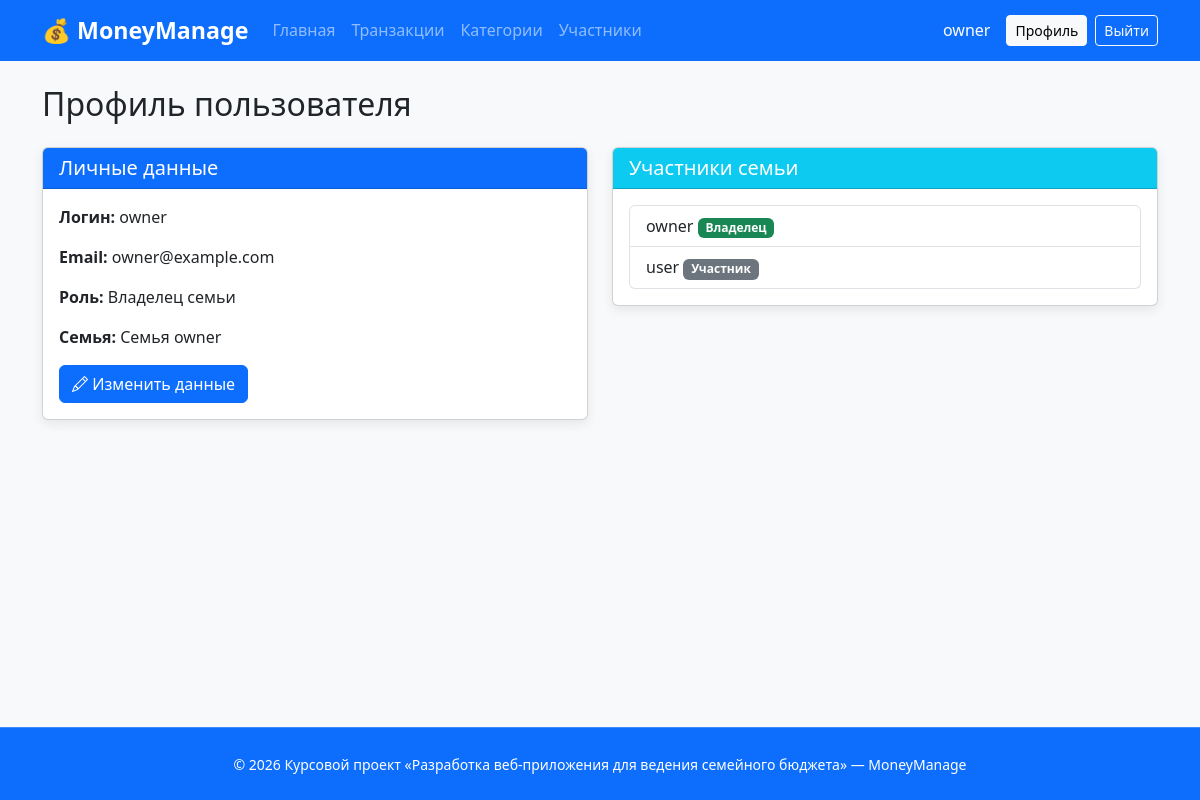
The page /profile (signed in) on the database its author committed.
### project/models.py (models this page shows, shortened)
class User(UserMixin, db.Model):
    __tablename__ = 'user'
    id = db.Column(db.Integer, primary_key=True)
    username = db.Column(db.String(50), unique=True, nullable=False)
    email = db.Column(db.String(100), unique=True, nullable=False)
    password_hash = db.Column(db.String(255), nullable=False)
    role = db.Column(db.String(20), nullable=False, default='member')
    family_id = db.Column(db.Integer, db.ForeignKey('family.id'), nullable=True)
    created_at = db.Column(db.DateTime, default=datetime.utcnow)
    family = db.relationship('Family', back_populates='users')
    transactions = db.relationship('Transaction', back_populates='user', lazy=True, order_by="Transaction.date.desc()")
    user_budgets = db.relationship('UserBudget', back_populates='user', lazy=True)

class Family(db.Model):
    __tablename__ = 'family'
    id = db.Column(db.Integer, primary_key=True)
    name = db.Column(db.String(100), nullable=False)
    invite_code = db.Column(db.String(20), unique=True, nullable=False)
    created_at = db.Column(db.DateTime, default=datetime.utcnow)
    users = db.relationship('User', back_populates='family', lazy=True)
    categories = db.relationship('Category', back_populates='family', lazy=True)
    dashboard_stats = db.relationship('DashboardStats', back_populates='family', lazy=True)

### project/main.py (the view)
@main_bp.route('/profile')
@login_required
def profile():
    family_members = current_user.family.users if current_user.family else []
    return render_template('profile.html', user=current_user, family_members=family_members)

### project/models.py (called while the page is built)
@login_manager.user_loader
def load_user(user_id):
    return User.query.get(int(user_id))

### templates/profile.html (shortened to what this page needs)
{% extends "base.html" %}
{% block content %}
<h2 class="mb-4">Профиль пользователя</h2>
<div class="row">
    <div class="col-md-6">
        <div class="card">
            <div class="card-header bg-primary text-white">
                <h5 class="mb-0">Личные данные</h5>
            </div>
            <div class="card-body">
                <p><strong>Логин:</strong> {{ user.username }}</p>
                <p><strong>Email:</strong> {{ user.email }}</p>
                <p><strong>Роль:</strong>
                    {% if user.role == 'owner' %}
                        Владелец семьи
                    {% elif user.role == 'admin' %}
                        Администратор
                    {% else %}
                        Участник
                    {% endif %}
                </p>
                {% if user.family %}
                <p><strong>Семья:</strong> {{ user.family.name }}</p>
                {% endif %}
                <button class="btn btn-primary" data-bs-toggle="modal" data-bs-target="#editProfileModal">
                    <i class="bi bi-pencil"></i> Изменить данные
                </button>
            </div>
        </div>
    </div>
    <div class="col-md-6">
        <div class="card">
            <div class="card-header bg-info text-white">
                <h5 class="mb-0">Участники семьи</h5>
            </div>
            <div class="card-body">
                <ul class="list-group">
                    {% for member in family_members %}
                    <li class="list-group-item">
                        {{ member.username }}
                        {% if member.role == 'owner' %}
                            <span class="badge bg-success">Владелец</span>
                        {% elif member.role == 'admin' %}
                            <span class="badge bg-danger">Админ</span>
                        {% else %}
                            <span class="badge bg-secondary">Участник</span>
                        {% endif %}
                    </li>
                    {% endfor %}
                </ul>
            </div>
        </div>
    </div>
</div>
{% endblock %}

### templates/base.html (shortened to what this page needs)
<!DOCTYPE html>
<html lang="ru">
<head>
    <link href="https://cdn.jsdelivr.net/npm/bootstrap@5.3.3/dist/css/bootstrap.min.css" rel="stylesheet">
    <link href="{{ url_for('static', filename='css/style.css') }}" rel="stylesheet">
    <link rel="stylesheet" href="https://cdn.jsdelivr.net/npm/bootstrap-icons@1.11.3/font/bootstrap-icons.min.css">
</head>
<body class="d-flex flex-column min-vh-100">
    <nav class="navbar navbar-expand-lg navbar-dark bg-primary">
        <div class="container">
            <a class="navbar-brand fw-bold" href="{{ url_for('main.index') }}">💰 MoneyManage</a>
            <div class="collapse navbar-collapse" id="navbarNav">
                <ul class="navbar-nav me-auto">
                    {% if current_user.is_authenticated %}
                        {% if current_user.role == 'owner' %}
                            <li class="nav-item"><a class="nav-link {% if request.endpoint == 'main.owner_dashboard' %}active{% endif %}" href="{{ url_for('main.owner_dashboard') }}">Главная</a></li>
                            <li class="nav-item"><a class="nav-link {% if request.endpoint == 'main.transactions' %}active{% endif %}" href="{{ url_for('main.transactions') }}">Транзакции</a></li>
                            <li class="nav-item"><a class="nav-link {% if request.endpoint == 'main.categories' %}active{% endif %}" href="{{ url_for('main.categories') }}">Категории</a></li>
                            <li class="nav-item"><a class="nav-link {% if request.endpoint == 'main.members' %}active{% endif %}" href="{{ url_for('main.members') }}">Участники</a></li>
                        {% elif current_user.role == 'admin' %}
                            <li class="nav-item"><a class="nav-link {% if request.endpoint == 'admin.admin_dashboard' %}active{% endif %}" href="{{ url_for('admin.admin_dashboard') }}">Админ-панель</a></li>
                        {% endif %}
                    {% endif %}
                </ul>
                {% if current_user.is_authenticated %}
                <div class="d-flex align-items-center">
                    <span class="text-white me-3">{{ current_user.username }}</span>
                    <a href="{{ url_for('main.profile') }}" class="btn btn-light btn-sm me-2">Профиль</a>
                    <a href="{{ url_for('auth.logout') }}" class="btn btn-outline-light btn-sm">Выйти</a>
                </div>
                {% else %}
                <div class="d-flex align-items-center">
                    <a href="{{ url_for('auth.login') }}" class="btn btn-outline-light btn-sm">Вход</a>
                    <a href="{{ url_for('auth.register') }}" class="btn btn-light btn-sm ms-2">Регистрация</a>
                </div>
                {% endif %}
            </div>
        </div>
    </nav>
    <main class="flex-shrink-0">
        <div class="container mt-4">
            {% block content %}{% endblock %}
        </div>
    </main>
    <footer class="mt-auto bg-primary text-white py-4">
        <div class="container text-center">
            <small>© 2026 Курсовой проект «Разработка веб-приложения для ведения семейного бюджета» — MoneyManage</small>
        </div>
    </footer>
</body>
</html>

### static/css/style.css (style rules this page uses)
body { background-color: #f8f9fa; }
.card { box-shadow: 0 4px 12px rgba(0, 0, 0, 0.08); transition: transform 0.2s ease; }
.navbar-brand { font-size: 1.45rem; }
footer { border-top: 1px solid rgba(255,255,255,0.2); }

### rows shown on the page
User: username "owner", email "owner@example.com", role "Владелец"
Family: family.name "Семья owner"
User: username "user", role "Участник"
